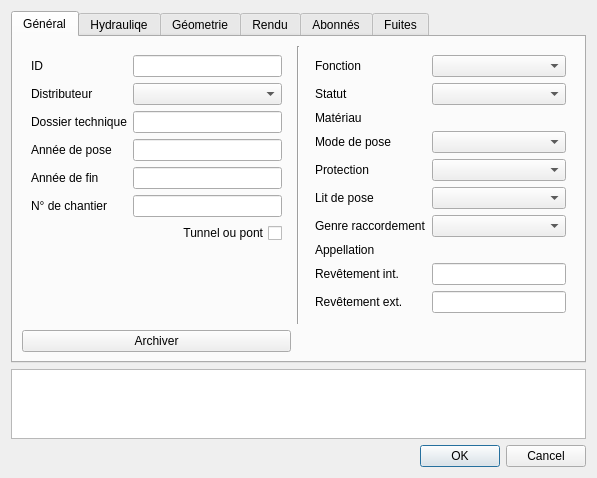
<?xml version="1.0" encoding="UTF-8"?>
<ui version="4.0">
 <class>editForm</class>
 <widget class="QDialog" name="editForm">
  <property name="geometry">
   <rect>
    <x>0</x>
    <y>0</y>
    <width>597</width>
    <height>474</height>
   </rect>
  </property>
  <property name="windowTitle">
   <string>Conduites</string>
  </property>
  <layout class="QGridLayout" name="gridLayout_3">
   <item row="11" column="0">
    <widget class="QPlainTextEdit" name="remark"/>
   </item>
   <item row="12" column="0">
    <widget class="QDialogButtonBox" name="buttonBox">
     <property name="orientation">
      <enum>Qt::Horizontal</enum>
     </property>
     <property name="standardButtons">
      <set>QDialogButtonBox::Cancel|QDialogButtonBox::Ok</set>
     </property>
    </widget>
   </item>
   <item row="0" column="0">
    <widget class="QTabWidget" name="tabWidget">
     <property name="currentIndex">
      <number>0</number>
     </property>
     <widget class="QWidget" name="tab">
      <attribute name="title">
       <string>Général</string>
      </attribute>
      <layout class="QGridLayout" name="gridLayout_2">
       <item row="0" column="0">
        <widget class="QWidget" name="widget" native="true">
         <layout class="QFormLayout" name="formLayout_4">
          <property name="fieldGrowthPolicy">
           <enum>QFormLayout::AllNonFixedFieldsGrow</enum>
          </property>
          <item row="0" column="0">
           <widget class="QLabel" name="label_5">
            <property name="text">
             <string>ID</string>
            </property>
           </widget>
          </item>
          <item row="0" column="1">
           <widget class="QLineEdit" name="id">
            <property name="enabled">
             <bool>true</bool>
            </property>
            <property name="readOnly">
             <bool>true</bool>
            </property>
           </widget>
          </item>
          <item row="1" column="0">
           <widget class="QLabel" name="label_15">
            <property name="text">
             <string>Distributeur</string>
            </property>
           </widget>
          </item>
          <item row="1" column="1">
           <widget class="QComboBox" name="fk_distributor">
            <property name="sizeAdjustPolicy">
             <enum>QComboBox::AdjustToContents</enum>
            </property>
           </widget>
          </item>
          <item row="2" column="0">
           <widget class="QLabel" name="label_12">
            <property name="text">
             <string>Dossier technique</string>
            </property>
           </widget>
          </item>
          <item row="2" column="1">
           <widget class="QLineEdit" name="folder">
            <property name="enabled">
             <bool>true</bool>
            </property>
           </widget>
          </item>
          <item row="3" column="0">
           <widget class="QLabel" name="label_7">
            <property name="text">
             <string>Année de pose</string>
            </property>
           </widget>
          </item>
          <item row="3" column="1">
           <widget class="QLineEdit" name="year">
            <property name="maxLength">
             <number>4</number>
            </property>
           </widget>
          </item>
          <item row="7" column="0" colspan="2">
           <widget class="QCheckBox" name="tunnel_or_bridge">
            <property name="layoutDirection">
             <enum>Qt::RightToLeft</enum>
            </property>
            <property name="text">
             <string>Tunnel ou pont</string>
            </property>
            <property name="checkable">
             <bool>true</bool>
            </property>
            <property name="checked">
             <bool>false</bool>
            </property>
            <property name="tristate">
             <bool>false</bool>
            </property>
           </widget>
          </item>
          <item row="4" column="0">
           <widget class="QLabel" name="label_27">
            <property name="text">
             <string>Année de fin</string>
            </property>
           </widget>
          </item>
          <item row="4" column="1">
           <widget class="QLineEdit" name="usr_annee_fin">
            <property name="maxLength">
             <number>4</number>
            </property>
           </widget>
          </item>
          <item row="5" column="0">
           <widget class="QLabel" name="label_28">
            <property name="text">
             <string>N° de chantier</string>
            </property>
           </widget>
          </item>
          <item row="5" column="1">
           <widget class="QLineEdit" name="usr_no_chantier"/>
          </item>
         </layout>
        </widget>
       </item>
       <item row="0" column="2">
        <widget class="QWidget" name="widget_2" native="true">
         <property name="minimumSize">
          <size>
           <width>250</width>
           <height>0</height>
          </size>
         </property>
         <layout class="QFormLayout" name="formLayout_5">
          <property name="fieldGrowthPolicy">
           <enum>QFormLayout::AllNonFixedFieldsGrow</enum>
          </property>
          <item row="0" column="0">
           <widget class="QLabel" name="label">
            <property name="text">
             <string>Fonction</string>
            </property>
           </widget>
          </item>
          <item row="0" column="1">
           <widget class="QComboBox" name="fk_function">
            <property name="editable">
             <bool>false</bool>
            </property>
            <property name="sizeAdjustPolicy">
             <enum>QComboBox::AdjustToContents</enum>
            </property>
           </widget>
          </item>
          <item row="1" column="0">
           <widget class="QLabel" name="label_6">
            <property name="text">
             <string>Statut</string>
            </property>
           </widget>
          </item>
          <item row="1" column="1">
           <widget class="QComboBox" name="fk_status">
            <property name="editable">
             <bool>false</bool>
            </property>
            <property name="sizeAdjustPolicy">
             <enum>QComboBox::AdjustToContents</enum>
            </property>
           </widget>
          </item>
          <item row="2" column="0">
           <widget class="QLabel" name="label_3">
            <property name="text">
             <string>Matériau</string>
            </property>
           </widget>
          </item>
          <item row="3" column="0">
           <widget class="QLabel" name="label_19">
            <property name="text">
             <string>Mode de pose</string>
            </property>
           </widget>
          </item>
          <item row="3" column="1">
           <widget class="QComboBox" name="fk_installmethod">
            <property name="sizeAdjustPolicy">
             <enum>QComboBox::AdjustToContents</enum>
            </property>
           </widget>
          </item>
          <item row="4" column="0">
           <widget class="QLabel" name="label_20">
            <property name="text">
             <string>Protection</string>
            </property>
           </widget>
          </item>
          <item row="4" column="1">
           <widget class="QComboBox" name="fk_protection">
            <property name="sizeAdjustPolicy">
             <enum>QComboBox::AdjustToContents</enum>
            </property>
           </widget>
          </item>
          <item row="5" column="0">
           <widget class="QLabel" name="label_26">
            <property name="text">
             <string>Lit de pose</string>
            </property>
           </widget>
          </item>
          <item row="5" column="1">
           <widget class="QComboBox" name="fk_bedding"/>
          </item>
          <item row="2" column="1">
           <widget class="QgsRelationReferenceWidget" name="fk_material">
            <property name="sizePolicy">
             <sizepolicy hsizetype="Expanding" vsizetype="Preferred">
              <horstretch>0</horstretch>
              <verstretch>0</verstretch>
             </sizepolicy>
            </property>
            <property name="openFormButtonVisible">
             <bool>false</bool>
            </property>
           </widget>
          </item>
          <item row="6" column="0">
           <widget class="QLabel" name="label_32">
            <property name="text">
             <string>Genre raccordement</string>
            </property>
           </widget>
          </item>
          <item row="6" column="1">
           <widget class="QComboBox" name="usr_fk_raccord"/>
          </item>
          <item row="7" column="0">
           <widget class="QLabel" name="label_33">
            <property name="text">
             <string>Appellation</string>
            </property>
           </widget>
          </item>
          <item row="7" column="1">
           <widget class="QgsRelationReferenceWidget" name="usr_fk_appellation">
            <property name="openFormButtonVisible">
             <bool>false</bool>
            </property>
           </widget>
          </item>
          <item row="8" column="0">
           <widget class="QLabel" name="label_34">
            <property name="text">
             <string>Revêtement int.</string>
            </property>
           </widget>
          </item>
          <item row="9" column="0">
           <widget class="QLabel" name="label_35">
            <property name="text">
             <string>Revêtement ext.</string>
            </property>
           </widget>
          </item>
          <item row="8" column="1">
           <widget class="QLineEdit" name="vw_appellation_pipe_revet_int_name"/>
          </item>
          <item row="9" column="1">
           <widget class="QLineEdit" name="vw_appellation_pipe_revet_ext_name"/>
          </item>
         </layout>
        </widget>
       </item>
       <item row="0" column="1">
        <widget class="Line" name="line_3">
         <property name="orientation">
          <enum>Qt::Vertical</enum>
         </property>
        </widget>
       </item>
       <item row="1" column="0">
        <widget class="QPushButton" name="pushButton">
         <property name="text">
          <string>Archiver</string>
         </property>
        </widget>
       </item>
      </layout>
     </widget>
     <widget class="QWidget" name="tab_4">
      <attribute name="title">
       <string>Hydrauliqe</string>
      </attribute>
      <layout class="QGridLayout" name="gridLayout_8">
       <item row="0" column="3" rowspan="2">
        <widget class="QGroupBox" name="groupBox_3">
         <property name="title">
          <string>Vannes</string>
         </property>
         <layout class="QGridLayout" name="gridLayout_7">
          <item row="1" column="0" colspan="2">
           <widget class="QCheckBox" name="_valve_closed">
            <property name="enabled">
             <bool>false</bool>
            </property>
            <property name="text">
             <string>fermée</string>
            </property>
           </widget>
          </item>
          <item row="0" column="0">
           <widget class="QLabel" name="label_24">
            <property name="text">
             <string>nombre</string>
            </property>
           </widget>
          </item>
          <item row="0" column="1">
           <widget class="QLineEdit" name="_valve_count">
            <property name="readOnly">
             <bool>true</bool>
            </property>
           </widget>
          </item>
         </layout>
        </widget>
       </item>
       <item row="2" column="0">
        <widget class="QLabel" name="label_30">
         <property name="text">
          <string>Type réhabilitation</string>
         </property>
        </widget>
       </item>
       <item row="3" column="0">
        <widget class="QLabel" name="label_31">
         <property name="text">
          <string>Année de réhabilitation</string>
         </property>
        </widget>
       </item>
       <item row="2" column="1">
        <widget class="QComboBox" name="usr_fk_rehab"/>
       </item>
       <item row="5" column="3">
        <spacer name="verticalSpacer_4">
         <property name="orientation">
          <enum>Qt::Vertical</enum>
         </property>
         <property name="sizeHint" stdset="0">
          <size>
           <width>20</width>
           <height>40</height>
          </size>
         </property>
        </spacer>
       </item>
       <item row="5" column="1">
        <spacer name="verticalSpacer_3">
         <property name="orientation">
          <enum>Qt::Vertical</enum>
         </property>
         <property name="sizeHint" stdset="0">
          <size>
           <width>20</width>
           <height>40</height>
          </size>
         </property>
        </spacer>
       </item>
       <item row="1" column="1">
        <widget class="QLineEdit" name="pressure_nominal"/>
       </item>
       <item row="1" column="0">
        <widget class="QLabel" name="label_8">
         <property name="text">
          <string>Pression</string>
         </property>
        </widget>
       </item>
       <item row="0" column="1">
        <widget class="QComboBox" name="fk_watertype"/>
       </item>
       <item row="0" column="2" rowspan="6">
        <widget class="Line" name="line_8">
         <property name="orientation">
          <enum>Qt::Vertical</enum>
         </property>
        </widget>
       </item>
       <item row="0" column="0">
        <widget class="QLabel" name="label_14">
         <property name="text">
          <string>Qualité eau</string>
         </property>
        </widget>
       </item>
       <item row="3" column="1">
        <widget class="QLineEdit" name="usr_date_rehab">
         <property name="maxLength">
          <number>4</number>
         </property>
        </widget>
       </item>
       <item row="4" column="1">
        <widget class="QCheckBox" name="usr_aec">
         <property name="text">
          <string>AEC</string>
         </property>
        </widget>
       </item>
      </layout>
     </widget>
     <widget class="QWidget" name="tab_3">
      <attribute name="title">
       <string>Géometrie</string>
      </attribute>
      <layout class="QGridLayout" name="gridLayout_4">
       <item row="0" column="2">
        <widget class="QWidget" name="widget_3" native="true">
         <layout class="QFormLayout" name="formLayout_2">
          <property name="fieldGrowthPolicy">
           <enum>QFormLayout::AllNonFixedFieldsGrow</enum>
          </property>
          <item row="0" column="0">
           <widget class="QLabel" name="label_13">
            <property name="text">
             <string>Folios</string>
            </property>
           </widget>
          </item>
          <item row="0" column="1">
           <widget class="QLineEdit" name="_printmaps">
            <property name="enabled">
             <bool>true</bool>
            </property>
            <property name="readOnly">
             <bool>true</bool>
            </property>
           </widget>
          </item>
          <item row="1" column="0">
           <widget class="QLabel" name="label_16">
            <property name="text">
             <string>Communes</string>
            </property>
           </widget>
          </item>
          <item row="1" column="1">
           <widget class="QLineEdit" name="fk_district">
            <property name="enabled">
             <bool>true</bool>
            </property>
            <property name="readOnly">
             <bool>true</bool>
            </property>
           </widget>
          </item>
          <item row="3" column="0">
           <widget class="QLabel" name="label_17">
            <property name="text">
             <string>Zone de pression</string>
            </property>
           </widget>
          </item>
          <item row="3" column="1">
           <widget class="QComboBox" name="fk_pressurezone">
            <property name="enabled">
             <bool>true</bool>
            </property>
           </widget>
          </item>
          <item row="4" column="0" colspan="2">
           <widget class="Line" name="line">
            <property name="orientation">
             <enum>Qt::Horizontal</enum>
            </property>
           </widget>
          </item>
          <item row="5" column="0">
           <widget class="QLabel" name="label_21">
            <property name="text">
             <string>Noeud A</string>
            </property>
           </widget>
          </item>
          <item row="5" column="1">
           <widget class="QLineEdit" name="fk_node_a">
            <property name="enabled">
             <bool>true</bool>
            </property>
            <property name="readOnly">
             <bool>true</bool>
            </property>
           </widget>
          </item>
          <item row="6" column="0">
           <widget class="QLabel" name="label_22">
            <property name="text">
             <string>Noeud B</string>
            </property>
           </widget>
          </item>
          <item row="6" column="1">
           <widget class="QLineEdit" name="fk_node_b">
            <property name="enabled">
             <bool>true</bool>
            </property>
            <property name="readOnly">
             <bool>true</bool>
            </property>
           </widget>
          </item>
          <item row="2" column="0">
           <widget class="QLabel" name="label_29">
            <property name="text">
             <string>Adresse</string>
            </property>
           </widget>
          </item>
          <item row="2" column="1">
           <widget class="QComboBox" name="usr_fk_localisation"/>
          </item>
         </layout>
        </widget>
       </item>
       <item row="0" column="1">
        <widget class="Line" name="line_2">
         <property name="orientation">
          <enum>Qt::Vertical</enum>
         </property>
        </widget>
       </item>
       <item row="0" column="0">
        <widget class="QWidget" name="widget" native="true">
         <layout class="QFormLayout" name="formLayout_6">
          <property name="fieldGrowthPolicy">
           <enum>QFormLayout::AllNonFixedFieldsGrow</enum>
          </property>
          <item row="0" column="0">
           <widget class="QLabel" name="label_9">
            <property name="text">
             <string>Longueur 2D</string>
            </property>
           </widget>
          </item>
          <item row="0" column="1">
           <widget class="QLineEdit" name="_length2d">
            <property name="enabled">
             <bool>true</bool>
            </property>
            <property name="readOnly">
             <bool>true</bool>
            </property>
           </widget>
          </item>
          <item row="1" column="0">
           <widget class="QLabel" name="label_23">
            <property name="text">
             <string>Longueur 3D</string>
            </property>
           </widget>
          </item>
          <item row="1" column="1">
           <widget class="QLineEdit" name="_length3d">
            <property name="enabled">
             <bool>true</bool>
            </property>
            <property name="readOnly">
             <bool>true</bool>
            </property>
           </widget>
          </item>
          <item row="3" column="1">
           <widget class="QCheckBox" name="_length3d_uptodate">
            <property name="enabled">
             <bool>false</bool>
            </property>
            <property name="text">
             <string>à jour</string>
            </property>
           </widget>
          </item>
          <item row="4" column="0" colspan="2">
           <widget class="Line" name="line_4">
            <property name="orientation">
             <enum>Qt::Horizontal</enum>
            </property>
           </widget>
          </item>
          <item row="5" column="0">
           <widget class="QLabel" name="label_18">
            <property name="text">
             <string>Précision</string>
            </property>
           </widget>
          </item>
          <item row="5" column="1">
           <widget class="QComboBox" name="fk_precision">
            <property name="sizeAdjustPolicy">
             <enum>QComboBox::AdjustToContents</enum>
            </property>
           </widget>
          </item>
          <item row="6" column="0" colspan="2">
           <widget class="Line" name="line_5">
            <property name="orientation">
             <enum>Qt::Horizontal</enum>
            </property>
           </widget>
          </item>
          <item row="2" column="1">
           <widget class="QLineEdit" name="_diff_elevetion">
            <property name="readOnly">
             <bool>true</bool>
            </property>
           </widget>
          </item>
          <item row="2" column="0">
           <widget class="QLabel" name="label_25">
            <property name="text">
             <string>Diff. altitude</string>
            </property>
           </widget>
          </item>
          <item row="7" column="1">
           <widget class="QCheckBox" name="usr_cale_sisol">
            <property name="text">
             <string>Calé SISOL</string>
            </property>
           </widget>
          </item>
         </layout>
        </widget>
       </item>
      </layout>
     </widget>
     <widget class="QWidget" name="tab_2">
      <attribute name="title">
       <string>Rendu</string>
      </attribute>
      <layout class="QGridLayout" name="gridLayout">
       <item row="1" column="2">
        <widget class="Line" name="line_6">
         <property name="orientation">
          <enum>Qt::Vertical</enum>
         </property>
        </widget>
       </item>
       <item row="1" column="3">
        <widget class="QGroupBox" name="groupBox">
         <property name="title">
          <string>Label</string>
         </property>
         <layout class="QGridLayout" name="gridLayout_5">
          <item row="4" column="0">
           <spacer name="verticalSpacer_2">
            <property name="orientation">
             <enum>Qt::Vertical</enum>
            </property>
            <property name="sizeHint" stdset="0">
             <size>
              <width>20</width>
              <height>10</height>
             </size>
            </property>
           </spacer>
          </item>
          <item row="0" column="0">
           <widget class="QLabel" name="label_10">
            <property name="text">
             <string>1/250</string>
            </property>
           </widget>
          </item>
          <item row="2" column="1">
           <widget class="QComboBox" name="label_2_visible">
            <property name="sizeAdjustPolicy">
             <enum>QComboBox::AdjustToContents</enum>
            </property>
           </widget>
          </item>
          <item row="0" column="1">
           <widget class="QComboBox" name="label_1_visible">
            <property name="sizeAdjustPolicy">
             <enum>QComboBox::AdjustToContents</enum>
            </property>
           </widget>
          </item>
          <item row="2" column="0">
           <widget class="QLabel" name="label_11">
            <property name="text">
             <string>1/5000</string>
            </property>
           </widget>
          </item>
          <item row="0" column="2">
           <widget class="QLineEdit" name="label_1_text"/>
          </item>
          <item row="2" column="2">
           <widget class="QLineEdit" name="label_2_text"/>
          </item>
         </layout>
        </widget>
       </item>
       <item row="1" column="0" colspan="2">
        <widget class="QGroupBox" name="groupBox_2">
         <property name="sizePolicy">
          <sizepolicy hsizetype="Preferred" vsizetype="Preferred">
           <horstretch>0</horstretch>
           <verstretch>0</verstretch>
          </sizepolicy>
         </property>
         <property name="title">
          <string>Schématique</string>
         </property>
         <layout class="QGridLayout" name="gridLayout_6">
          <item row="0" column="1">
           <widget class="QComboBox" name="schema_force_visible">
            <property name="editable">
             <bool>false</bool>
            </property>
            <property name="sizeAdjustPolicy">
             <enum>QComboBox::AdjustToContents</enum>
            </property>
           </widget>
          </item>
          <item row="0" column="0">
           <widget class="QLabel" name="label_4">
            <property name="text">
             <string>Visibilité</string>
            </property>
           </widget>
          </item>
          <item row="4" column="1">
           <spacer name="verticalSpacer">
            <property name="orientation">
             <enum>Qt::Vertical</enum>
            </property>
            <property name="sizeHint" stdset="0">
             <size>
              <width>20</width>
              <height>10</height>
             </size>
            </property>
           </spacer>
          </item>
          <item row="3" column="0">
           <widget class="QLabel" name="label_2">
            <property name="text">
             <string>Parent</string>
            </property>
           </widget>
          </item>
          <item row="2" column="0" colspan="2">
           <widget class="QCheckBox" name="_geometry_schematic_used">
            <property name="enabled">
             <bool>false</bool>
            </property>
            <property name="layoutDirection">
             <enum>Qt::RightToLeft</enum>
            </property>
            <property name="text">
             <string>géomtrie alternative</string>
            </property>
           </widget>
          </item>
          <item row="3" column="1">
           <widget class="QgsRelationReferenceWidget" name="fk_parent">
            <property name="embedForm" stdset="0">
             <bool>false</bool>
            </property>
            <property name="readOnlySelector" stdset="0">
             <bool>true</bool>
            </property>
            <property name="allowMapIdentification" stdset="0">
             <bool>false</bool>
            </property>
           </widget>
          </item>
         </layout>
        </widget>
       </item>
      </layout>
     </widget>
     <widget class="QWidget" name="tab_5">
      <attribute name="title">
       <string>Abonnés</string>
      </attribute>
      <layout class="QGridLayout" name="gridLayout_10">
       <item row="0" column="0">
        <widget class="QgsRelationEditorWidget" name="relation_pipe_subscriber">
         <property name="collapsed">
          <bool>false</bool>
         </property>
         <property name="qgisRelation">
          <string notr="true">relation_pipe_subscriber</string>
         </property>
        </widget>
       </item>
      </layout>
     </widget>
     <widget class="QWidget" name="tab_6">
      <attribute name="title">
       <string>Fuites</string>
      </attribute>
      <layout class="QGridLayout" name="gridLayout_9">
       <item row="0" column="0">
        <widget class="QgsRelationEditorWidget" name="relation_pipe_leak">
         <property name="collapsed">
          <bool>false</bool>
         </property>
         <property name="qgisRelation">
          <string notr="true">relation_pipe_leak</string>
         </property>
        </widget>
       </item>
      </layout>
     </widget>
    </widget>
   </item>
  </layout>
 </widget>
 <customwidgets>
  <customwidget>
   <class>QgsCollapsibleGroupBox</class>
   <extends>QGroupBox</extends>
   <header>qgscollapsiblegroupbox.h</header>
   <container>1</container>
  </customwidget>
  <customwidget>
   <class>QgsRelationEditorWidget</class>
   <extends>QgsCollapsibleGroupBox</extends>
   <header>qgsrelationeditorwidget.h</header>
  </customwidget>
  <customwidget>
   <class>QgsRelationReferenceWidget</class>
   <extends>QWidget</extends>
   <header>qgsrelationreferencewidget.h</header>
  </customwidget>
 </customwidgets>
 <resources/>
 <connections>
  <connection>
   <sender>buttonBox</sender>
   <signal>accepted()</signal>
   <receiver>editForm</receiver>
   <slot>accept()</slot>
   <hints>
    <hint type="sourcelabel">
     <x>259</x>
     <y>398</y>
    </hint>
    <hint type="destinationlabel">
     <x>157</x>
     <y>274</y>
    </hint>
   </hints>
  </connection>
  <connection>
   <sender>buttonBox</sender>
   <signal>rejected()</signal>
   <receiver>editForm</receiver>
   <slot>reject()</slot>
   <hints>
    <hint type="sourcelabel">
     <x>259</x>
     <y>398</y>
    </hint>
    <hint type="destinationlabel">
     <x>286</x>
     <y>274</y>
    </hint>
   </hints>
  </connection>
 </connections>
</ui>
